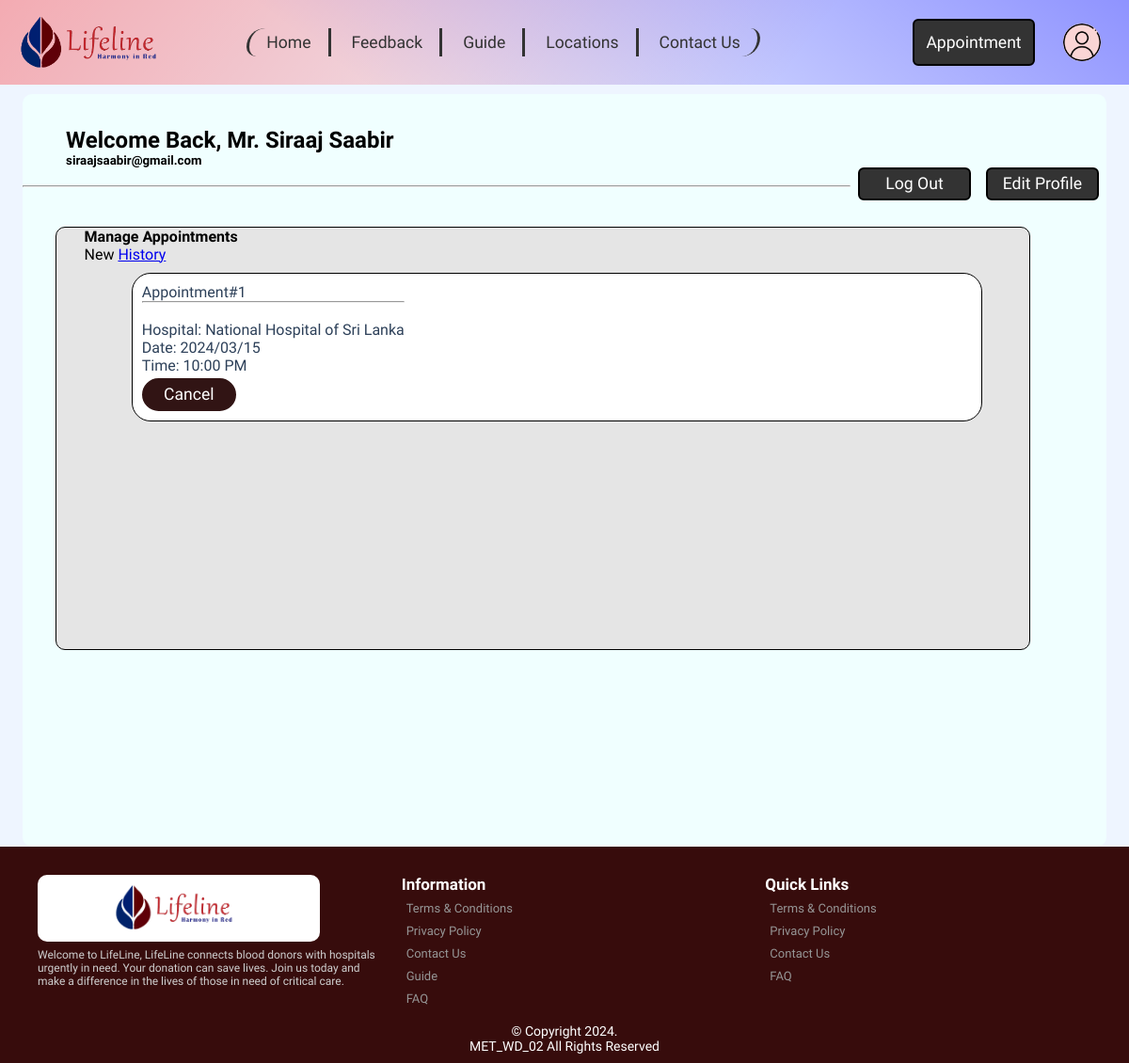
Screenshot of /donor_panel.php (signed in) with the database file from the repository.
### tables this page shows
CREATE TABLE
    appointment (
        Appointment_id INT AUTO_INCREMENT NOT NULL,
        A_Donor_id INT NULL,
        A_Guest_id INT NULL,
        A_Date VARCHAR(20) NOT NULL,
        A_Time VARCHAR(20) NOT NULL,
        A_Meridiem VARCHAR(2) NOT NULL,
        A_Hospital_id INT NOT NULL,
        Status BOOLEAN NULL,
        CONSTRAINT Appointment_PK PRIMARY KEY (Appointment_id),
        CONSTRAINT Appointment_A_Doner_id_FK1 FOREIGN KEY (A_Donor_id) REFERENCES Donor (Donor_id),
        CONSTRAINT Appointment_A_Guest_id_FK2 FOREIGN KEY (A_Guest_id) REFERENCES Guest (Guest_id),
        CONSTRAINT Appointment_A_Hospital_id_FK3 FOREIGN KEY (A_Hospital_id) REFERENCES Hospital (Hospital_id),
        CONSTRAINT Donor_or_Guest CHECK (
            (
                A_Donor_id IS NOT NULL
                AND A_Guest_id IS NULL
            )
            OR (
                A_Donor_id IS NULL
                AND A_Guest_id IS NOT NULL
            )
        )
    );

CREATE TABLE
    hospital (
        Hospital_id INT AUTO_INCREMENT NOT NULL,
        H_Name VARCHAR(50) UNIQUE NOT NULL,
        Tel_no INT (10) NOT NULL,
        Email VARCHAR(100) UNIQUE NOT NULL,
        Line1 VARCHAR(200) NOT NULL,
        City VARCHAR(100) NOT NULL,
        Postal_Code VARCHAR(15) NOT NULL,
        Country VARCHAR(30) NOT NULL,
        H_Password VARCHAR(20) NOT NULL,
        Status BOOLEAN NULL,
        H_Admin_id INT NULL,
        CONSTRAINT Hospital_PK PRIMARY KEY (Hospital_id),
        CONSTRAINT H_Admin_id_FK1 FOREIGN KEY (H_Admin_id) REFERENCES Admin (Admin_id)
    );

### CRUD/donor_manage_appoint.php (called while the page is built, shortened)
<?php
require 'dbh.crud.php';
$query = "SELECT *,
          CONCAT(appointment.A_Time, ' ', appointment.A_meridiem) AS ATM,
          hospital.H_Name AS HospitalName
          FROM appointment
          LEFT JOIN hospital ON appointment.A_Hospital_id = hospital.Hospital_id
          WHERE A_Donor_id=$_SESSION[userID] AND appointment.Status IS NULL ";
$result_appointments = mysqli_query($conn, $query);

### donor_panel.php (the view, shortened to what this page needs)
<?php
require 'header.php';
require 'CRUD/donor_manage_Appoint.php';
?>
<!DOCTYPE html>
<html>
<head>
  <link rel="stylesheet" href="css/donor_panel.css" />
</head>
<body>
  <main class="frame">
    <div class="sec1">
      <div class="row1">
        <?php
        echo "<h2 class=\"title\">Welcome Back, " . $_SESSION['username'] . "</h2>";
        ?>
        <div>
          <?php echo "<h5 class=\"head\">" . $_SESSION['email'] . "</h5>"; ?>
        </div>
        <div class="but1">
          <button class="editB" onclick="document.location='donor_edit.php'">
            Edit Profile
          </button>
        </div>
        <div class="but3">
          <button class="logout" name='logout' onclick="document.location='logout.php' ">Log Out</button>
        </div>
      </div>
    </div>
    <br />
    <hr />
    <br>
    <div class="sec2">
      <div class="container">
        <h4>Manage Appointments</h4>
        <div class="hyperL">
          <label>New</label>
          <a href="donor_appointment_history.php">History</a>
        </div>
        <?php
        while ($row = mysqli_fetch_assoc($result_appointments)) {
          $AppointmentID = $row['Appointment_id'];
          $AppointmentDate = $row['A_Date'];
          $AppointmentTime = $row['ATM'];
          $HospitalName = $row['HospitalName'];
        ?>
          <div class="temp">
            <div class="info">
              <label> Appointment#<?php echo $AppointmentID ?></label>
              <hr>
              <br>
              <label>Hospital: <?php echo $HospitalName ?></label>
              <br>
              <label>Date: <?php echo $AppointmentDate ?></label>
              <br>
              <label>Time: <?php echo $AppointmentTime ?></label>
              <br>
              <form method="post">
                <button class="Cancelled" name="Cancel" type="submit" onclick="return confirm('Are You Sure ?')">Cancel</button>
              </form>
            </div>
          <?php
        }
          ?>
          </div>
  </main>
</body>
</html>
<?php
require 'footer.php';
?>

### css/index.css (style rules this page uses)
* { padding:0; margin:0; box-sizing:border-box; font-family: 'Space Mono','Tilt Neon','sans-serif'; }
body { justify-content: center; align-items: center; background-color:#EEF5FF; margin-top: 100px; min-height: 100vh; }

### css/donor_panel.css (style rules this page uses)
.frame { background-color:azure; border-color: black; border: 2%; border-radius: 10px; width: 96%; height: 100%; padding: auto; margin:auto; z-index: 1; }
.row1 { margin-left: 30%; }
.editB,.logout { float:right; margin: 0 8px; width: 120px; height: 35px; border: 2px solid #000000; outline:none; border-radius: 6px; font-size: 1.1em; color: white; background-color: #333; font-weight: 500; transition: .5s; }
.row1,.editB,.logout { display: inline; }
.container { margin: auto; border-radius: 10px; border: 1px solid #000000; background-color:#E5E5E5; padding-left: 30px; width: 90%; height: 450px; overflow: hidden; overflow-y: scroll; }
.post,.Edit,.Cancel,.Cancelled,.Approved { display: block; margin-top: 1.5%; margin-right: 5%; width: 100px; height: 35px; border: 2px solid #311414; outline:none; border-radius: 50px; font-size: 1.1em; color: white; cursor: pointer; background-color: #311414; font-weight: 500; transition: .5s; }
.temp .info,.Cancelled,.Approved { display: inline-block; }
.temp .info,.Edit,.Cancel { display: inline-block; }
.temp { color: #2D4059; border: 1px solid black; background-color: white; width: 90%; padding: 10px; border-radius: 20px; display: block; margin: auto; margin-top: 1%; }
.container { margin-top: 2%; margin-left: 3%; }
.title { padding-top: 3%; }
.title,.head { margin-left: 4%; }

### rows the page displays
appointment: Appointment_id "1", A_Hospital.H_Name "National Hospital of Sri Lanka", A_Date "2024/03/15", AppointmentTime "10:00 PM"

### other values shown
$_SESSION['username'] "Mr. Siraaj Saabir"
$_SESSION['email'] "siraajsaabir@gmail.com"
